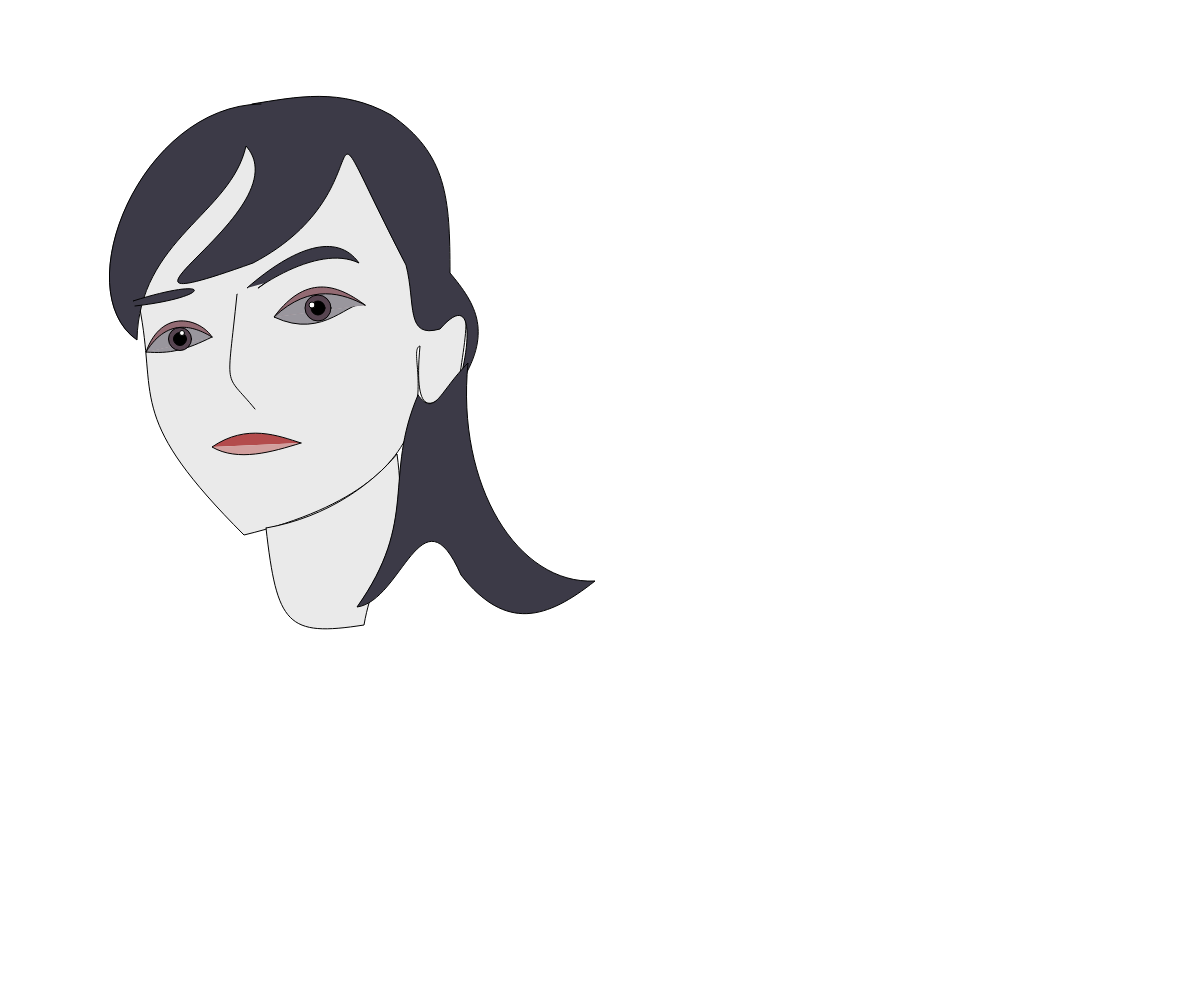
Frame 1 (no input)
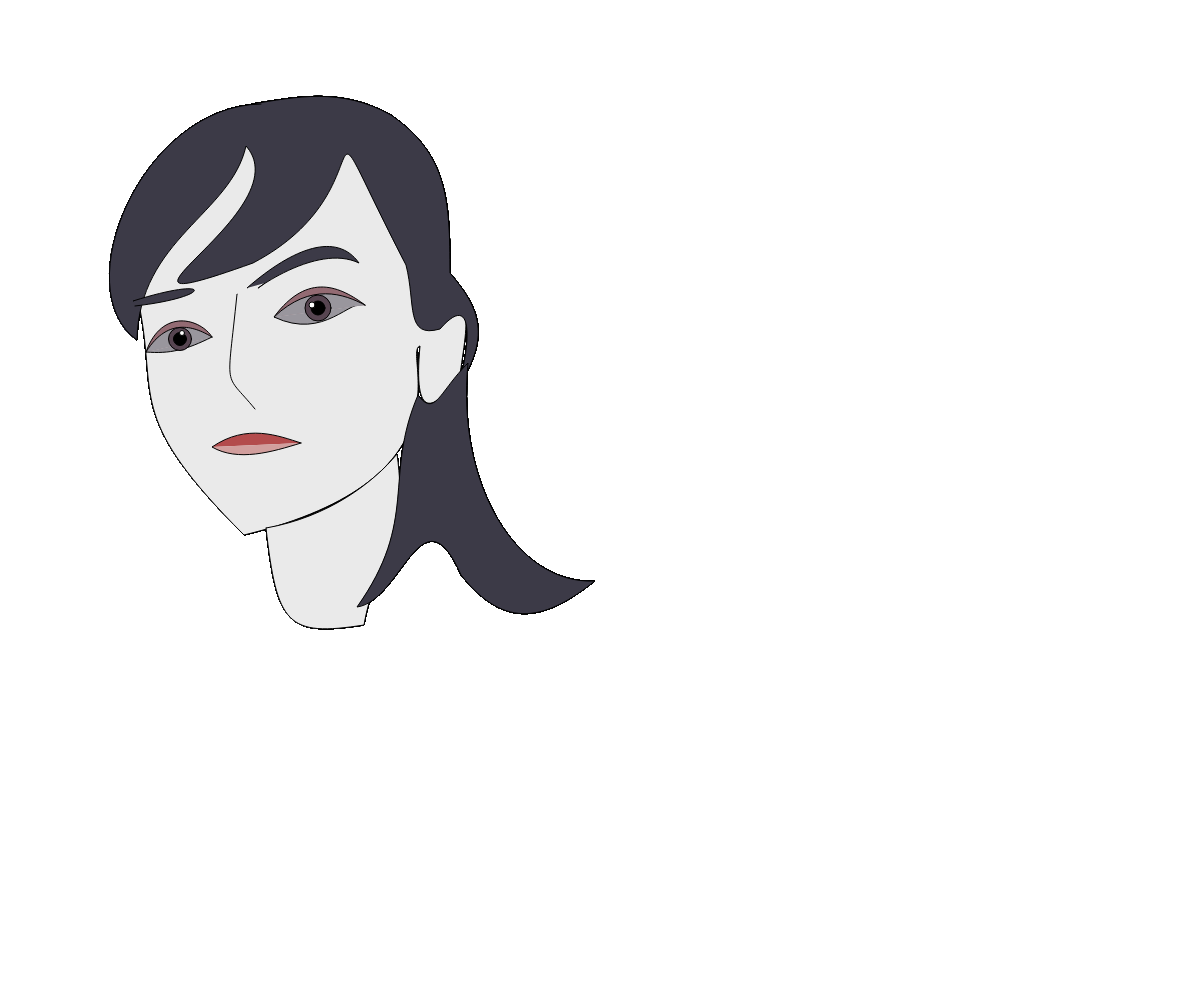
Frame 60 (no input)
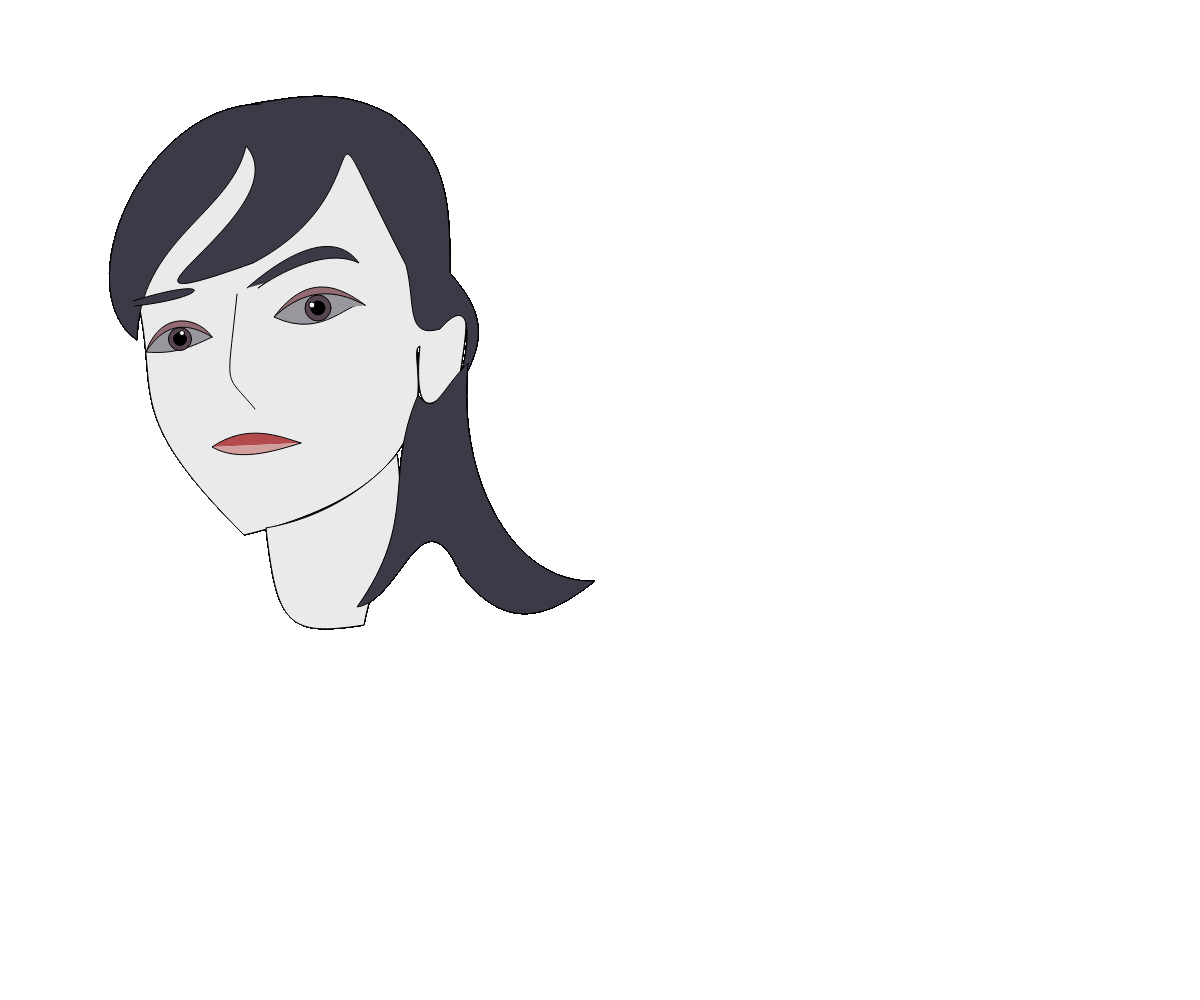
Frame 120 (the mouse pressed at the canvas centre since frame 60)

The p5.js sketch that drew these frames (run headless with seeded random() and noise() and a simulated clock; from frame 60 on, the mouse is pressed at the canvas centre):

// p5.js sketch
// ── sketch.js
/* 
贝塞尔曲线
*/

//setup()函数首先被执行，且只执行一次 
function setup() {
    createCanvas(windowWidth, windowHeight);// windowWidth和windowHeight为系统变量
}

//draw()函数按照一定的帧率(frameRate)重复执行 
function draw() {
        portrait();

}

function portrait(){
   
        strokeWeight(1);
        stroke(0,0,0);
        fill(234,234,234);//(234,234,234)
        beginShape();
        vertex(403,161);
        bezierVertex(420,214,451,249,427,324);
        bezierVertex(479,278,466,329,460,375);
        bezierVertex(433,413,413,421,420,346);
        bezierVertex(401,351,479,478,244,535);
        bezierVertex(129,420,156,400,141,315);
        bezierVertex(98,96,348,107,269,117);
        bezierVertex(323,99,380,123,404,160);
        endShape();
        // 脖子
        beginShape();
        vertex(266,528);
        bezierVertex(329,517,374,482,397,454);
        bezierVertex(410,548,376,556,364,625);
        bezierVertex(287,637,277,625,266,528);
        endShape();
        //头发
        fill(60,58,71);//给头发眉毛的黑色填充等
        //刘海
        beginShape();
        vertex(261,104);
        bezierVertex(141,106,66,290,137,340);
        bezierVertex(139,239,231,214,246,146);
        bezierVertex(304,211,61,332,253,263);
        bezierVertex(396,188,300,60,406,265);
        bezierVertex(416,304,405,339,440,329);
        bezierVertex(474,290,471,343,458,387);
        bezierVertex(494,333,476,304,450,273);
        bezierVertex(450,198,447,154,391,115);
        bezierVertex(341,87,296,97,252,104);
        endShape();
        // 脖子部分头发
        beginShape();
        vertex(418,395);
        bezierVertex(383,477,419,520,357,607);
        bezierVertex(402,601,422,486,461,575);
        bezierVertex(506,632,547,619,595,581);
        bezierVertex(518,585,456,486,468,363);
        bezierVertex(439,392,435,418,418,395);
        endShape();
        // 眉毛左
        beginShape();
        vertex(133,301);
        bezierVertex(215,275,214,297,135,306);
        endShape();
        //眉毛右
        beginShape();
        vertex(247,288);
        bezierVertex(294,247,337,232,359,263);
        bezierVertex(311,240,234,307,265,283);
        endShape();
        //鼻子
        noFill();
        bezier(237,294,227,394,223,370,255,409);
        //嘴巴
        fill(179,75,76);
        beginShape();
        vertex(212,447);
        bezierVertex(247,423,279,436,301,443);
        endShape();
        fill(209,158,157);
        beginShape();
        vertex(212,447);
        bezierVertex(238,462,272,452,301,443);
        endShape();
        //眼睛
        //眼睫毛 眼皮
        fill(147,107,115);  
        beginShape();
        vertex(146,352);
        bezierVertex(162,307,201,319,212,337);
        endShape();
        //右
        beginShape();
        vertex(274,317);
        bezierVertex(308,271,341,287,365,305);
        endShape();
        // //眼眶 左
        fill(153,150,157);  
        beginShape();
        vertex(146,352);
        bezierVertex(169,315,197,328,212,337);
        endShape();
        //左下半部分
        beginShape();
        vertex(146,352);
        bezierVertex(170,354,186,350,212,337);
        endShape();
        //右
        beginShape();
        vertex(274,317);
        bezierVertex(325,341,351,297,365,305);
        endShape();
        beginShape();
        vertex(274,317);
        bezierVertex(311,282,344,294,365,305);//311,292,344,294,365,305
        endShape();
          //眼球
        fill(87,69,81);  
        circle(180,339,23);//左
        circle(318,308,26);//右 316,311,25
        fill(0,0,0);  
        circle(180,339,13);
        circle(318,308,14);
        fill(255,255,255);  
        circle(182,333,5);
        circle(312,305,6);
    
        
}
/* 

*/
